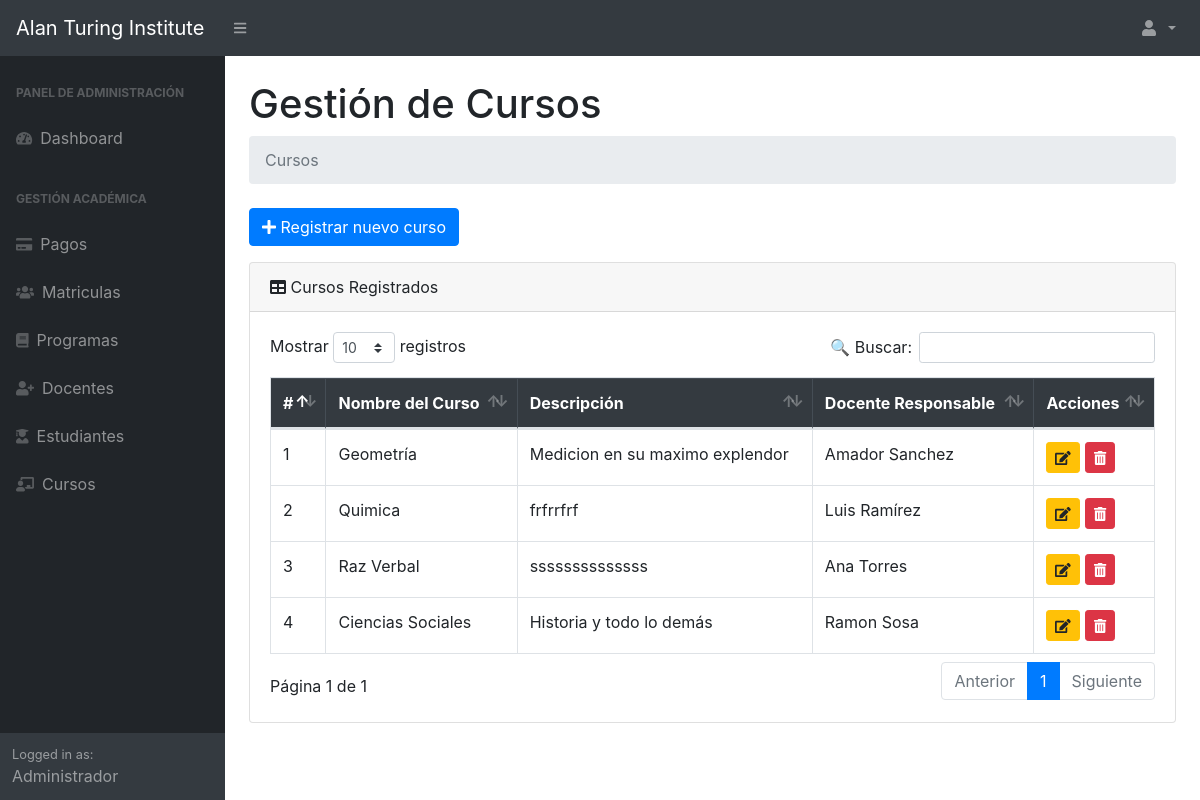
Page /Views/GestionarCurso.php (signed in) on the committed database.
### tables this page shows
CREATE TABLE `cursos` (
  `id_curso` int(11) NOT NULL,
  `nombre_curso` varchar(100) NOT NULL,
  `descripcion` text NOT NULL,
  `id_docente` int(11) NOT NULL
);

CREATE TABLE `docentes` (
  `id_docente` int(11) NOT NULL,
  `nombre` varchar(100) NOT NULL,
  `apellido` varchar(100) NOT NULL,
  `email` varchar(100) NOT NULL,
  `especialidad` varchar(100) DEFAULT NULL,
  `celular` varchar(15) DEFAULT NULL,
  `DNI` varchar(8) DEFAULT NULL,
  `direccion` varchar(255) DEFAULT NULL,
  `clave` varchar(100) DEFAULT NULL,
  `edad` int(10) UNSIGNED DEFAULT NULL
);

### Views/GestionarCurso.php (the view, shortened to what this page needs)
<?php
require_once('../Controllers/EliminarCursoController.php');
$cursosStmt = $pdo->prepare("SELECT c.id_curso, c.nombre_curso, c.descripcion,
                                    d.nombre AS nombre_docente, d.apellido AS apellido_docente
                             FROM cursos c
                             JOIN docentes d ON c.id_docente = d.id_docente");
$cursosStmt->execute();
$cursos = $cursosStmt->fetchAll(PDO::FETCH_ASSOC);
?>
<!DOCTYPE html>
<html lang="es">
<head>
    <link href="../assets/css/styles.css" rel="stylesheet" />
    <link href="../assets/css/dataTables.bootstrap4.min.css" rel="stylesheet" />
</head>
<body class="sb-nav-fixed">
    <?php include('header.php'); ?>
    <div id="layoutSidenav">
        <?php include('sidebar.php'); ?>
        <div id="layoutSidenav_content">
            <main class="container-fluid px-4">
                <h1 class="mt-4">Gestión de Cursos</h1>
                <ol class="breadcrumb mb-4">
                    <li class="breadcrumb-item active">Cursos</li>
                </ol>
                <a href="RegistrarCurso.php" class="btn btn-primary mb-3">
                    <i class="fas fa-plus"></i> Registrar nuevo curso
                </a>
                <div class="card mb-4">
                    <div class="card-header"><i class="fas fa-table me-1"></i> Cursos Registrados</div>
                    <div class="card-body">
                        <div class="table-responsive">
                            <table id="tablaCursos" class="table table-bordered">
                                <thead class="table-dark">
                                    <tr>
                                        <th>#</th>
                                        <th>Nombre del Curso</th>
                                        <th>Descripción</th>
                                        <th>Docente Responsable</th>
                                        <th>Acciones</th>
                                    </tr>
                                </thead>
                                <tbody>
                                    <?php foreach ($cursos as $i => $curso): ?>
                                        <tr>
                                            <td><?= $i + 1 ?></td>
                                            <td><?= htmlspecialchars($curso['nombre_curso']) ?></td>
                                            <td><?= htmlspecialchars($curso['descripcion']) ?></td>
                                            <td><?= htmlspecialchars($curso['nombre_docente'] . ' ' . $curso['apellido_docente']) ?></td>
                                            <td>
                                                <a href="ModificarCurso.php?id=<?= $curso['id_curso'] ?>" class="btn btn-sm btn-warning">
                                                    <i class="fas fa-edit"></i>
                                                </a>
                                                <button class="btn btn-sm btn-danger" onclick="confirmarEliminacion(<?= $curso['id_curso'] ?>)">
                                                    <i class="fas fa-trash-alt"></i>
                                                </button>
                                            </td>
                                        </tr>
                                    <?php endforeach; ?>
                                </tbody>
                            </table>
                        </div>
                    </div>
                </div>
            </main>
        </div>
    </div>
</body>
</html>

### rows in the picture
cursos: nombre_curso "Geometría", descripcion "Medicion en su maximo explendor", id_docente.apellido "Amador Sanchez"
cursos: nombre_curso "Quimica", descripcion "frfrrfrf", id_docente.apellido "Luis Ramírez"
cursos: nombre_curso "Raz Verbal", descripcion "ssssssssssssss", id_docente.apellido "Ana Torres"
cursos: nombre_curso "Ciencias Sociales", descripcion "Historia y todo lo demás", id_docente.apellido "Ramon Sosa"
